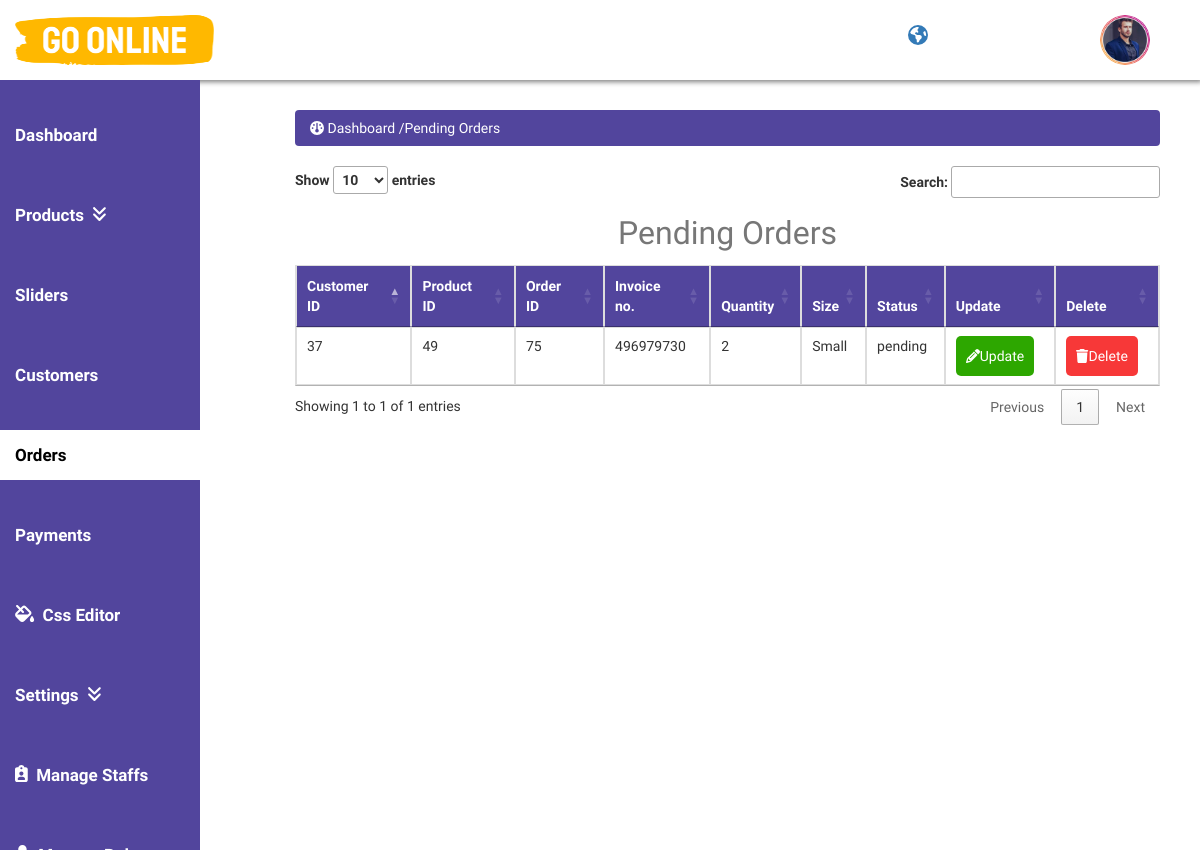
The page /admin/index.php?pending_orders (signed in) on the database its author committed.
### tables this page shows
CREATE TABLE `pending_orders` (
  `order_id` int(10) NOT NULL,
  `customer_id` int(10) NOT NULL,
  `invoice_no` int(10) NOT NULL,
  `product_id` text NOT NULL,
  `qty` int(10) NOT NULL,
  `size` text NOT NULL,
  `order_status` text NOT NULL
);

CREATE TABLE `logo` (
  `id` int(255) NOT NULL,
  `light_logo` text NOT NULL,
  `dark_logo` text NOT NULL,
  `footer_logo` text NOT NULL,
  `favicon_logo` text NOT NULL,
  `admin_logo` text NOT NULL,
  `site_name` text NOT NULL,
  `loading` text NOT NULL,
  `status` text NOT NULL,
  `maintain` text NOT NULL
);

### admin/pending_orders.php (the view)
    <?php
$con=mysqli_connect('localhost:4306','root','','ecom_store');
$res=mysqli_query($con,"SELECT * FROM pending_orders where order_status='pending'");
?>
   <div class="container" style="margin-top:50px;">
    <div class="row">
        <div class="col-lg-12">
            <ol class="breadcrumb">
                <li class="active">
                    <i class="fa fa-dashboard"></i> Dashboard /Pending Orders
                </li>
            </ol>
        </div>
    </div>
   <div class="table-responsive">
    <table class="table table-bordered">
     <caption> Pending Orders</caption>
		<thead>
			<tr>
				 <th>Customer ID</th>
    <th>Product ID</th>
    <th>Order ID</th>
    <th>Invoice no.</th>
    <th>Quantity</th>
    <th>Size</th>
    <th>Status</th>
       <th>Update</th>
       <th >Delete</th>
			</tr>
		</thead>
<tbody>
			<?php while($row=mysqli_fetch_assoc($res)){?>
			<tr>
				<td><?php echo $row['customer_id']?></td>
				<td><?php echo $row['product_id']?></td>
					<td><?php echo $row['order_id']?></td>
					<td><?php echo $row['invoice_no']?></td>
					<td><?php echo $row['qty']?></td>
					<td><?php echo $row['size']?></td>
					<td><?php echo $row['order_status']?></td>
				<td class="del"><a class="update" href="index.php?edit_orders=<?php echo $row['order_id']?>">
          <i class="fa fa-pencil"></i>
          Update</a></td>
          <td class="del"><a class="delete" onclick="return checkdelete()" href="index.php?delete_orders=<?php echo $row['order_id']?>">
          <i class="fa fa-trash"></i> Delete</a></td>
			</tr>
			<?php } ?>
		</tbody>
	  </table>
       </div>
    </div>

### admin/includes/siderbar.php (shortened to what this page needs)
<nav class="navbar navbar-inverse navbar-fixed-top">
    <div class="navbar-header">
        <a href="index.php?dashboard" class="navbar-brand"><img style="width:199px;height:50px;" src="images/<?php echo $adminURL; ?>"></a>
    </div>
    <ul class="nav navbar-right top-nav">
         <li>
    <a href="http://localhost/go/index.php" target="_blank" class="ss"  style="font-size: 20px; margin-top: 10px;">
        <i class="fas fa-globe-americas"></i>&nbsp; <span class="view-website">View Site</span>
    </a>
</li>
        <li class="dropdown">
            <a href="#" class="dropdown-toggle" data-toggle="dropdown">
                 <?php
     if (isset($_SESSION['admin_email'])) {
    $admin_email = $_SESSION['admin_email'];
    $get_p = "SELECT * FROM admins WHERE admin_email='$admin_email'";
    $run_edit = mysqli_query($con, $get_p);
    if ($run_edit && mysqli_num_rows($run_edit) > 0) {
        $row_edit = mysqli_fetch_array($run_edit);
        $admin_image = $row_edit['admin_image'];
        $admin_name = $row_edit['admin_name'];
    }
}
?>
                 <img src="images/<?php echo $admin_image; ?>" title="<?php echo $admin_name; ?>">
            </a>
        </li>
    </ul>
    <div class="collapse navbar-collapse navbar-ex1-collapse">
        <ul class="nav navbar-nav side-nav">
            <li class="<?php if($active=='Dashboard') echo"active"; ?>">
                <a href="index.php?dashboard">
                       <ion-icon name="speedometer-outline"></ion-icon>Dashboard
                </a>
            </li>
            <li class="<?php if($active=='products') echo"active"; ?>">
                <a href="#" data-toggle="collapse" data-target="#products">
                       <ion-icon name="pricetags-outline"></ion-icon> Products
               &nbsp;<i class="fa fa-angle-double-down"></i>
                </a>
            </li>
            <li  class="<?php if($active=='sildes') echo"active"; ?>">
                <a href="index.php?view_slides" data-toggle="collapse" data-target="#slides">
                      <ion-icon name="albums-outline"></ion-icon> Sliders
                </a>
            </li>
            <li class="<?php if($active=='customers') echo"active"; ?>">
                <a href="index.php?view_customers">
                   <ion-icon name="people-circle-outline"></ion-icon>Customers
                </a>
            </li>
            <li  class="<?php if($active=='orders') echo"active"; ?>">
                <a href="index.php?view_orders">
                    <ion-icon name="wallet-outline"></ion-icon>Orders
                </a>
            </li>
            <li  class="<?php if($active=='payments') echo"active"; ?>">
                <a href="index.php?view_payments">
                    <ion-icon name="card-outline"></ion-icon> Payments
                </a>
            </li>
               <li  class="<?php if($active=='csseditors') echo"active"; ?>">
                <a href="index.php?edit_css">
                    <i class="fa-solid fa-fill-drip"></i>&nbsp; Css Editor
                </a>
            </li>
            <li class="<?php if($active=='settings') echo"active"; ?>">
                <a href="#" data-toggle="collapse" data-target="#general">
                     <ion-icon name="settings-outline"></ion-icon> Settings
                        &nbsp;<i class="fa fa-angle-double-down"></i>
                </a>
            </li>
            <li  class="<?php if($active=='staffs') echo"active"; ?>">
                <a href="index.php?view_users" data-toggle="collapse" data-target="#users">
                        <i class="fa-solid fa-clipboard-user"></i>&nbsp; Manage Staffs
                </a>
            </li>
                  <li  class="<?php if($active=='roles') echo"active"; ?>">
                <a href="index.php?view_roles" data-toggle="collapse" data-target="#users">
                        <i class="fa-solid fa-user-tie"></i>&nbsp; Manage Roles
                </a>
            </li>
        </ul>
    </div>
</nav>

### admin/css/style.css (style rules this page uses)
* { font-family: 'Urbanist', sans-serif; margin: 0; padding: 0; box-sizing: border-box; }
:root { --blue:#003333 ; --white:#fff; --gray:#f5f5f5; --black1:#222; --black2:#999; overflow-y: auto; overflow-x: hidden; }
body { min-height: 100vh; overflow: hidden; background-color: white; background-position: center; background-size: cover; }
.container { position: relative; width: 100%; }
@media (min-width: 768px) { .side-nav { background-color: #1f242d; } }
@media (min-width: 768px) { .nav > li > a > img { position: relative ; width: 50px; height: 50px; border: 1px 2px black; border-radius: 50%; overflow: hidden; cursor: pointer; } }
@media (min-width: 768px) { body { margin-top: 100px; } }
@media (min-width: 768px) { .top-nav { 0 15px; } }
@media (min-width: 768px) { .top-nav>li { float: left; display: inline-block; } }
@media (min-width: 768px) { .top-nav>li>a { color: #337ab7; line-height: 20px; padding-top: 15px; padding-bottom: 15px; margin-right: 50px; } }
@media (min-width: 768px) { .breadcrumb { background-color: #52459d; color: white !important; } }
@media (min-width: 768px) { .breadcrumb>.active { color: white; } }
@media (min-width: 768px) { .navbar-inverse .navbar-nav>li>a { color: white; } }
@media (min-width: 768px) { .navbar-inverse .navbar-nav>li>a { margin-top: 30px; display: flex; } }
@media (min-width: 768px) { .navbar-inverse .navbar-nav>.active>a, .navbar-inverse .navbar-nav>.active>a:focus, .navbar-inverse .navbar-nav>.active>a:hover { color: black; background-color: white; } }
@media (min-width: 768px) { .navbar-fixed-top { top: 0; border-width: 0 0 1px; height: 80px; background-color: #ffffff; box-shadow: 2px 2px 5px gray; border-color: transparent; } }
@media (min-width: 768px) { thead { background: #52459d; color: white; } }
@media (min-width: 768px) { .update { display: inline-flex; text-align: center; align-items: center; justify-content: center; border-radius: 5px; cursor: pointer; color: white; background-color: #2da700; text-decoration: none; padding: 10px; transition: ease 0.3s; } }
@media (min-width: 768px) { .delete { display: inline-flex; text-align: center; align-items: center; justify-content: center; border-radius: 5px; cursor: pointer; color: white; background-color: #f73838; text-decoration: none; padding: 10px; transition: ease 0.3s; } }
@media (min-width: 768px) { caption { text-align: center; font-size: 32px; } }

### rows shown on the page
pending_orders: customer "37", product "49", order_id "75", invoice_no "496979730", qty "2", size "Small", order_status "pending"
logo: admin_logo (picture)
